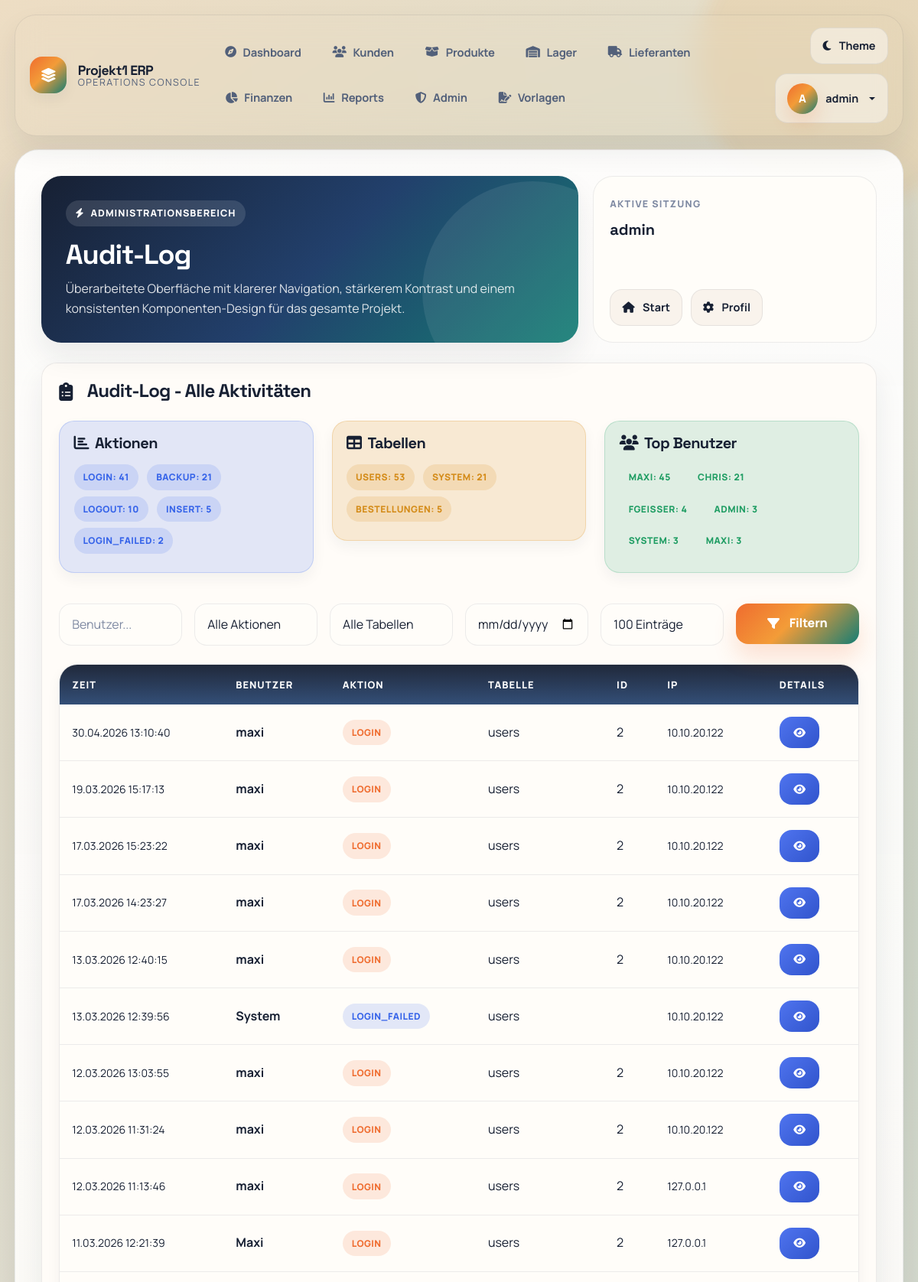
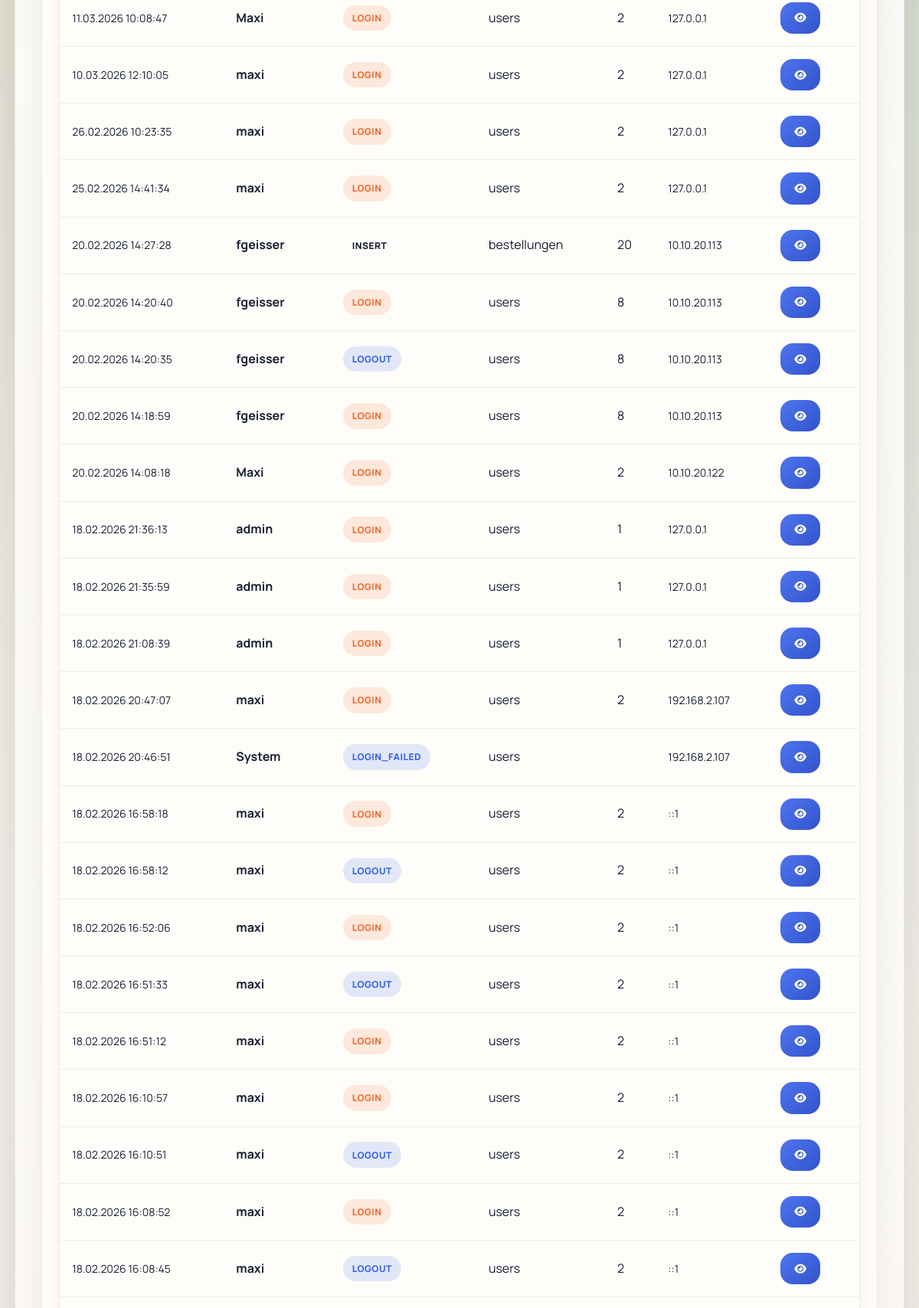
Page /audit_log_viewer.php (signed in, upper part) on the committed database (2 pictures, top to bottom).
### tables this page shows
CREATE TABLE audit_log (
    id INTEGER PRIMARY KEY AUTOINCREMENT,
    user_id INTEGER,
    username TEXT,
    action TEXT NOT NULL,
    table_name TEXT NOT NULL,
    record_id INTEGER,
    old_value TEXT,
    new_value TEXT,
    ip_address TEXT,
    user_agent TEXT,
    timestamp DATETIME DEFAULT CURRENT_TIMESTAMP
);

### audit_log_viewer.php (the view, shortened to what this page needs)
<?php
require_once 'db_connection.php';
$filter_user = $_GET['user'] ?? '';
$filter_date = $_GET['date'] ?? '';
$limit = $_GET['limit'] ?? 100;
$where = [];
$params = [];
$where_sql = !empty($where) ? "WHERE " . implode(" AND ", $where) : "";
$stmt = $PDO->prepare("SELECT * FROM audit_log $where_sql ORDER BY timestamp DESC LIMIT ?");
$params[] = (int)$limit;
$stmt->execute($params);
$logs = $stmt->fetchAll();
$stmt = $PDO->query("SELECT action, COUNT(*) as cnt FROM audit_log GROUP BY action ORDER BY cnt DESC");
$action_stats = $stmt->fetchAll();
$stmt = $PDO->query("SELECT table_name, COUNT(*) as cnt FROM audit_log GROUP BY table_name ORDER BY cnt DESC");
$table_stats = $stmt->fetchAll();
$stmt = $PDO->query("SELECT username, COUNT(*) as cnt FROM audit_log GROUP BY username ORDER BY cnt DESC LIMIT 10");
$user_stats = $stmt->fetchAll();
include 'includes/header.php';
?>
<div class="dashboard-card">
    <h2 class="section-title mb-4">
        <i class="fas fa-clipboard-list me-2"></i>Audit-Log - Alle Aktivitäten
    </h2>
    <div class="row mb-4">
        <div class="col-md-4">
            <div class="alert alert-info">
                <h5><i class="fas fa-chart-bar me-2"></i>Aktionen</h5>
                <?php foreach ($action_stats as $stat): ?>
                    <span class="status-badge badge-info me-2 mb-2">
                        <?= htmlspecialchars($stat['action']) ?>: <?= $stat['cnt'] ?>
                    </span>
                <?php endforeach; ?>
            </div>
        </div>
        <div class="col-md-4">
            <div class="alert alert-warning">
                <h5><i class="fas fa-table me-2"></i>Tabellen</h5>
                <?php foreach ($table_stats as $stat): ?>
                    <span class="status-badge badge-warning me-2 mb-2">
                        <?= htmlspecialchars($stat['table_name']) ?>: <?= $stat['cnt'] ?>
                    </span>
                <?php endforeach; ?>
            </div>
        </div>
        <div class="col-md-4">
            <div class="alert alert-success">
                <h5><i class="fas fa-users me-2"></i>Top Benutzer</h5>
                <?php foreach ($user_stats as $stat): ?>
                    <span class="status-badge badge-success me-2 mb-2">
                        <?= htmlspecialchars($stat['username']) ?>: <?= $stat['cnt'] ?>
                    </span>
                <?php endforeach; ?>
            </div>
        </div>
    </div>
    <form method="GET" class="row g-3 mb-4">
        <div class="col-md-2">
            <input type="text" name="user" class="form-control" placeholder="Benutzer..." value="<?= htmlspecialchars($filter_user) ?>">
        </div>
        <div class="col-md-2">
            <select name="action" class="form-select">
                <option value="">Alle Aktionen</option>
            </select>
        </div>
        <div class="col-md-2">
            <select name="table" class="form-select">
                <option value="">Alle Tabellen</option>
            </select>
        </div>
        <div class="col-md-2">
            <input type="date" name="date" class="form-control" value="<?= htmlspecialchars($filter_date) ?>">
        </div>
        <div class="col-md-2">
            <select name="limit" class="form-select">
                <option value="100" <?= $limit == 100 ? 'selected' : '' ?>>100 Einträge</option>
            </select>
        </div>
        <div class="col-md-2">
            <button type="submit" class="btn-primary-modern action-btn w-100">
                <i class="fas fa-filter me-1"></i>Filtern
            </button>
        </div>
    </form>
    <div class="modern-table">
        <table class="table">
            <thead>
                <tr>
                    <th>Zeit</th>
                    <th>Benutzer</th>
                    <th>Aktion</th>
                    <th>Tabelle</th>
                    <th>ID</th>
                    <th>IP</th>
                    <th>Details</th>
                </tr>
            </thead>
            <tbody>
                <?php foreach ($logs as $log): ?>
                <tr>
                    <td><small><?= date('d.m.Y H:i:s', strtotime($log['timestamp'])) ?></small></td>
                    <td><strong><?= htmlspecialchars($log['username']) ?></strong></td>
                    <td>
                        <?php
                        $badge_class = 'badge-info';
                        if ($log['action'] === 'DELETE') $badge_class = 'badge-danger';
                        elseif ($log['action'] === 'INSERT') $badge_class = 'badge-success';
                        elseif ($log['action'] === 'LOGIN') $badge_class = 'badge-primary';
                        elseif ($log['action'] === 'BACKUP') $badge_class = 'badge-warning';
                        ?>
                        <span class="status-badge <?= $badge_class ?>">
                            <?= htmlspecialchars($log['action']) ?>
                        </span>
                    </td>
                    <td><?= htmlspecialchars($log['table_name']) ?></td>
                    <td><?= htmlspecialchars($log['record_id']) ?></td>
                    <td><small><?= htmlspecialchars($log['ip_address']) ?></small></td>
                    <td>
                        <?php if ($log['new_value']): ?>
                            <button class="btn btn-sm btn-info" onclick="alert('<?= htmlspecialchars(substr($log['new_value'], 0, 100)) ?>')">
                                <i class="fas fa-eye"></i>
                            </button>
                        <?php endif; ?>
                    </td>
                </tr>
                <?php endforeach; ?>
            </tbody>
        </table>
    </div>
</div>
<?php include 'includes/footer.php'; ?>

### assets/css/global.css (style rules this page uses)
.table-responsive, .modern-table { scrollbar-width: thin; }
.fa, .fas, .far, .fab { text-rendering: auto; -webkit-font-smoothing: antialiased; }

### rows in the picture
audit_log: timestamp "30.04.2026 13:10:40", username "maxi", action "LOGIN", table_name "users", record "2", ip_address "10.10.20.122"
audit_log: timestamp "19.03.2026 15:17:13", username "maxi", action "LOGIN", table_name "users", record "2", ip_address "10.10.20.122"
audit_log: timestamp "17.03.2026 15:23:22", username "maxi", action "LOGIN", table_name "users", record "2", ip_address "10.10.20.122"
audit_log: timestamp "17.03.2026 14:23:27", username "maxi", action "LOGIN", table_name "users", record "2", ip_address "10.10.20.122"
audit_log: timestamp "13.03.2026 12:40:15", username "maxi", action "LOGIN", table_name "users", record "2", ip_address "10.10.20.122"
audit_log: timestamp "13.03.2026 12:39:56", username "System", action "LOGIN_FAILED", table_name "users", ip_address "10.10.20.122"
audit_log: timestamp "12.03.2026 13:03:55", username "maxi", action "LOGIN", table_name "users", record "2", ip_address "10.10.20.122"
audit_log: timestamp "12.03.2026 11:31:24", username "maxi", action "LOGIN", table_name "users", record "2", ip_address "10.10.20.122"
audit_log: timestamp "12.03.2026 11:13:46", username "maxi", action "LOGIN", table_name "users", record "2", ip_address "127.0.0.1"
audit_log: timestamp "11.03.2026 12:21:39", username "Maxi", action "LOGIN", table_name "users", record "2", ip_address "127.0.0.1"
audit_log: timestamp "11.03.2026 10:08:47", username "Maxi", action "LOGIN", table_name "users", record "2", ip_address "127.0.0.1"
audit_log: timestamp "10.03.2026 12:10:05", username "maxi", action "LOGIN", table_name "users", record "2", ip_address "127.0.0.1"
audit_log: timestamp "26.02.2026 10:23:35", username "maxi", action "LOGIN", table_name "users", record "2", ip_address "127.0.0.1"
audit_log: timestamp "25.02.2026 14:41:34", username "maxi", action "LOGIN", table_name "users", record "2", ip_address "127.0.0.1"
audit_log: timestamp "20.02.2026 14:27:28", username "fgeisser", action "INSERT", table_name "bestellungen", record "20", ip_address "10.10.20.113"
audit_log: timestamp "20.02.2026 14:20:40", username "fgeisser", action "LOGIN", table_name "users", record "8", ip_address "10.10.20.113"
audit_log: timestamp "20.02.2026 14:20:35", username "fgeisser", action "LOGOUT", table_name "users", record "8", ip_address "10.10.20.113"
audit_log: timestamp "20.02.2026 14:18:59", username "fgeisser", action "LOGIN", table_name "users", record "8", ip_address "10.10.20.113"
audit_log: timestamp "20.02.2026 14:08:18", username "Maxi", action "LOGIN", table_name "users", record "2", ip_address "10.10.20.122"
audit_log: timestamp "18.02.2026 21:36:13", username "admin", action "LOGIN", table_name "users", record "1", ip_address "127.0.0.1"
audit_log: timestamp "18.02.2026 21:35:59", username "admin", action "LOGIN", table_name "users", record "1", ip_address "127.0.0.1"
audit_log: timestamp "18.02.2026 21:08:39", username "admin", action "LOGIN", table_name "users", record "1", ip_address "127.0.0.1"
audit_log: timestamp "18.02.2026 20:47:07", username "maxi", action "LOGIN", table_name "users", record "2", ip_address "192.168.2.107"
audit_log: timestamp "18.02.2026 20:46:51", username "System", action "LOGIN_FAILED", table_name "users", ip_address "192.168.2.107"
audit_log: timestamp "18.02.2026 16:58:18", username "maxi", action "LOGIN", table_name "users", record "2", ip_address "::1"
audit_log: timestamp "18.02.2026 16:58:12", username "maxi", action "LOGOUT", table_name "users", record "2", ip_address "::1"
audit_log: timestamp "18.02.2026 16:52:06", username "maxi", action "LOGIN", table_name "users", record "2", ip_address "::1"
audit_log: timestamp "18.02.2026 16:51:33", username "maxi", action "LOGOUT", table_name "users", record "2", ip_address "::1"
audit_log: timestamp "18.02.2026 16:51:12", username "maxi", action "LOGIN", table_name "users", record "2", ip_address "::1"
audit_log: timestamp "18.02.2026 16:10:57", username "maxi", action "LOGIN", table_name "users", record "2", ip_address "::1"
audit_log: timestamp "18.02.2026 16:10:51", username "maxi", action "LOGOUT", table_name "users", record "2", ip_address "::1"
audit_log: timestamp "18.02.2026 16:08:52", username "maxi", action "LOGIN", table_name "users", record "2", ip_address "::1"
audit_log: timestamp "18.02.2026 16:08:45", username "maxi", action "LOGOUT", table_name "users", record "2", ip_address "::1"

### other values in the picture
$item['label'] "Dashboard"
$item['label'] "Kunden"
$item['label'] "Produkte"
$item['label'] "Lager"
$item['label'] "Lieferanten"
$item['label'] "Finanzen"
$item['label'] "Reports"
$item['label'] "Admin"
$item['label'] "Vorlagen"
substr($username, 0, 1) "A"
$username "admin"
$kicker "ADMINISTRATIONSBEREICH"
$page_title "Audit-Log"
$aside_label "AKTIVE SITZUNG"
$aside_value "admin"
